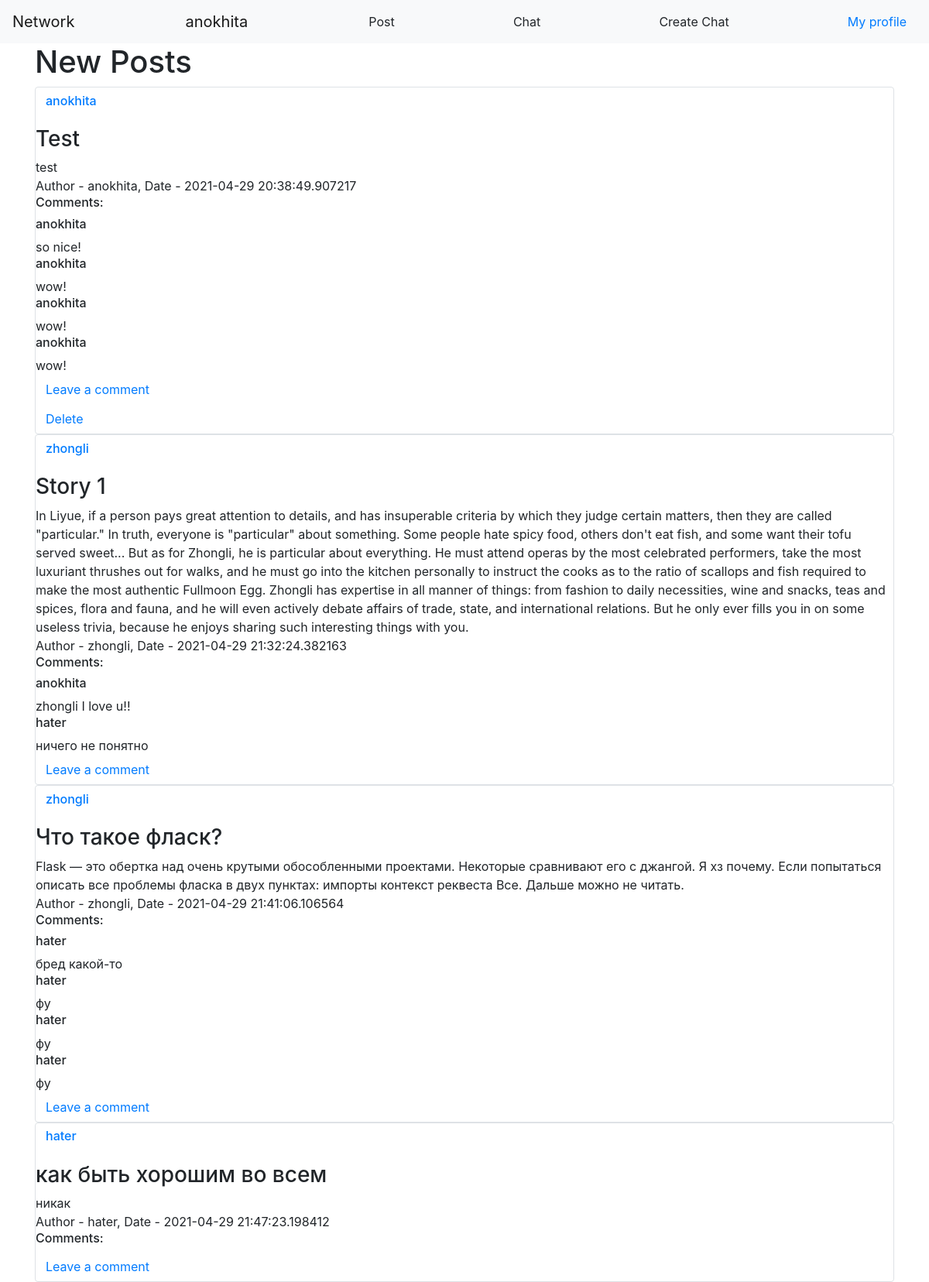
The page / (signed in) on the database its author committed.
### data/users.py (models this page shows, shortened)
class User(SqlAlchemyBase, UserMixin, SerializerMixin):
    __tablename__ = 'users'
    id = sqlalchemy.Column(sqlalchemy.Integer,
                           primary_key=True, autoincrement=True)
    name = sqlalchemy.Column(sqlalchemy.String, nullable=True)
    about = sqlalchemy.Column(sqlalchemy.String, nullable=True)
    email = sqlalchemy.Column(sqlalchemy.String, unique=True)
    hashed_password = sqlalchemy.Column(sqlalchemy.String, nullable=True)
    created_date = sqlalchemy.Column(sqlalchemy.DateTime,
                                     default=datetime.datetime.now)
    posts = orm.relation("Post", back_populates='user')
    room = sqlalchemy.Column(sqlalchemy.String, default='101')

### data/posts.py (models this page shows)
class Post(SqlAlchemyBase, UserMixin, SerializerMixin):
    __tablename__ = 'posts'
    id = sqlalchemy.Column(sqlalchemy.Integer,
                           primary_key=True, autoincrement=True)
    title = sqlalchemy.Column(sqlalchemy.String, nullable=True)
    content = sqlalchemy.Column(sqlalchemy.String, nullable=True)
    created_date = sqlalchemy.Column(sqlalchemy.DateTime,
                                     default=datetime.datetime.now)
    is_private = sqlalchemy.Column(sqlalchemy.Boolean, default=True)
    user_id = sqlalchemy.Column(sqlalchemy.Integer,
                                sqlalchemy.ForeignKey("users.id"))
    image = image_attachment('PostPicture')
    image_name = sqlalchemy.Column(sqlalchemy.String)
    comments = orm.relation("Comment", back_populates='post')
    user = orm.relation('User')

class Comment(SqlAlchemyBase, UserMixin, SerializerMixin):
    __tablename__ = 'comments'
    id = sqlalchemy.Column(sqlalchemy.Integer,
                           primary_key=True, autoincrement=True)
    content = sqlalchemy.Column(sqlalchemy.String, nullable=True)
    created_date = sqlalchemy.Column(sqlalchemy.DateTime,
                                     default=datetime.datetime.now)
    user_id = sqlalchemy.Column(sqlalchemy.Integer,
                                sqlalchemy.ForeignKey("users.id"))
    user = orm.relation('User')
    post_id = sqlalchemy.Column(sqlalchemy.Integer,
                                sqlalchemy.ForeignKey("posts.id"))
    post = orm.relation('Post')

### main.py (the view)
@app.route('/', methods=['POST', 'GET'])
def index():
    db_sess = db_session.create_session()
    if current_user.is_authenticated:
        posts = db_sess.query(Post).filter(
            (Post.user == current_user) | (Post.is_private != True))
    else:
        posts = db_sess.query(Post).filter(Post.is_private != True)
    return render_template("index.html", posts=posts)

### data/db_session.py (called while the page is built)
def create_session() -> Session:
    global __factory
    return __factory()

### main.py (called while the page is built)
@login_manager.user_loader
def load_user(user_id):
    db_sess = db_session.create_session()
    return db_sess.query(User).get(user_id)

### templates/index.html
{% extends "base.html" %}
{% block content %}
<h1>New Posts</h1>
{% for item in posts%}
<div class="col-md6 border rounded">
    <h2>
        <a href="/profile/{{ item.user_id }}" class="btn btn-link">
            <h6> {{item.user.name}} </h6>
        </a>
    </h2>
    <h3> {{ item.title }} </h3>
    {{item.content}}
    <div>
        Author - {{item.user.name}}, Date - {{item.created_date}}
    </div>
    <h6> Comments: </h6>
    {% for comment in item.comments%}
    <div>
        <h6> {{comment.user.name}} </h6>
        {{comment.content}}
    </div>
    {% endfor %}
    <a href="/get_post/{{ item.id }}" class="btn btn-link">
            Leave a comment
    </a>
    {% if current_user.is_authenticated and current_user == item.user %}
    <div>
        <a href="/post_delete/{{ item.id }}" class="btn btn-link">
            Delete
        </a>
    </div>
{% endif %}
</div>
{% endfor %}
{% endblock %}

### templates/base.html (shortened to what this page needs)
<!doctype html>
<html lang="en">
<head>
    <link rel="stylesheet"
          href="https://stackpath.bootstrapcdn.com/bootstrap/4.4.1/css/bootstrap.min.css"
>
</head>
<body>
<header>
    <nav class="navbar navbar-light bg-light">
        <a class="navbar-brand" href="#">Network</a>
        {% if current_user.is_authenticated %}
            <a class="navbar-brand" href="/logout">{{ current_user.name }}</a>
            <a href="post" class="btn btn-default">Post</a>
            <a href="enterchat" class="btn btn-default">Chat</a>
            <a href="addchat" class="btn btn-default">Create Chat</a>
            <a href="/profile/{{ current_user.id }}" class="btn btn-link">My profile</a>
        {% else %}
            <p>
                <a class="btn btn-primary " href="/register">Sign Up</a>
                <a class="btn btn-success" href="/login">Sign In</a>
            </p>
{% endif %}
    </nav>
</header>
<main role="main" class="container">
    {% block content %}{% endblock %}
</main>
</body>
</html>

### rows shown on the page
User: name "anokhita"
Post: user.name "anokhita", title "Test", content "test", created_date "2021-04-29 20:38:49.907217"
Comment: user.name "anokhita", content "so nice!"
Comment: user.name "anokhita", content "wow!"
Comment: user.name "anokhita", content "wow!"
Comment: user.name "anokhita", content "wow!"
Post: user.name "zhongli", title "Story 1", content "In Liyue, if a person pays great attention to details, and has insuperable criteria by which they judge certain matters, then they are called \"particular.\" In truth, everyone is \"particular\" about something. Some people hate spicy food, others don't eat fish, and some want their tofu served sweet... But as for Zhongli, he is particular about everything. He must attend operas by the most celebrated performers, take the most luxuriant thrushes out for walks, and he must go into the kitchen personally to instruct the cooks as to the ratio of scallops and fish required to make the most authentic Fullmoon Egg. Zhongli has expertise in all manner of things: from fashion to daily necessities, wine…", created_date "2021-04-29 21:32:24.382163"
Comment: user.name "anokhita", content "zhongli I love u!!"
Comment: user.name "hater", content "ничего не понятно"
Post: user.name "zhongli", title "Что такое фласк?", content "Flask — это обертка над очень крутыми обособленными проектами. Некоторые сравнивают его с джангой. Я хз почему. Если попытаться описать все проблемы фласка в двух пунктах: импорты контекст реквеста Все. Дальше можно не читать.", created_date "2021-04-29 21:41:06.106564"
Comment: user.name "hater", content "бред какой-то"
Comment: user.name "hater", content "фу"
Comment: user.name "hater", content "фу"
Comment: user.name "hater", content "фу"
Post: user.name "hater", title "как быть хорошим во всем", content "никак", created_date "2021-04-29 21:47:23.198412"
